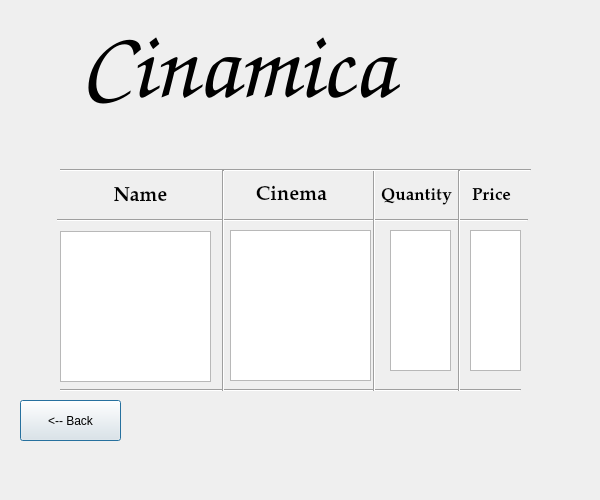
<?xml version="1.0" encoding="UTF-8"?>
<ui version="4.0">
 <class>SearchNameForms</class>
 <widget class="QDialog" name="SearchNameForms">
  <property name="geometry">
   <rect>
    <x>0</x>
    <y>0</y>
    <width>600</width>
    <height>500</height>
   </rect>
  </property>
  <property name="windowTitle">
   <string>Dialog</string>
  </property>
  <widget class="Line" name="line_7">
   <property name="geometry">
    <rect>
     <x>60</x>
     <y>375</y>
     <width>461</width>
     <height>31</height>
    </rect>
   </property>
   <property name="orientation">
    <enum>Qt::Horizontal</enum>
   </property>
  </widget>
  <widget class="QLabel" name="label_2">
   <property name="geometry">
    <rect>
     <x>70</x>
     <y>181</y>
     <width>141</width>
     <height>31</height>
    </rect>
   </property>
   <property name="font">
    <font>
     <family>URW Palladio L</family>
     <pointsize>15</pointsize>
     <weight>75</weight>
     <bold>true</bold>
    </font>
   </property>
   <property name="text">
    <string>Name</string>
   </property>
   <property name="alignment">
    <set>Qt::AlignCenter</set>
   </property>
  </widget>
  <widget class="Line" name="line_5">
   <property name="geometry">
    <rect>
     <x>57</x>
     <y>210</y>
     <width>471</width>
     <height>20</height>
    </rect>
   </property>
   <property name="orientation">
    <enum>Qt::Horizontal</enum>
   </property>
  </widget>
  <widget class="QLabel" name="label_3">
   <property name="geometry">
    <rect>
     <x>236</x>
     <y>180</y>
     <width>111</width>
     <height>31</height>
    </rect>
   </property>
   <property name="font">
    <font>
     <family>URW Palladio L</family>
     <pointsize>15</pointsize>
     <weight>75</weight>
     <bold>true</bold>
    </font>
   </property>
   <property name="text">
    <string>Cinema</string>
   </property>
   <property name="alignment">
    <set>Qt::AlignCenter</set>
   </property>
  </widget>
  <widget class="QListWidget" name="NameLs">
   <property name="geometry">
    <rect>
     <x>60</x>
     <y>231</y>
     <width>151</width>
     <height>151</height>
    </rect>
   </property>
  </widget>
  <widget class="Line" name="line_2">
   <property name="geometry">
    <rect>
     <x>329</x>
     <y>170</y>
     <width>91</width>
     <height>221</height>
    </rect>
   </property>
   <property name="orientation">
    <enum>Qt::Vertical</enum>
   </property>
  </widget>
  <widget class="Line" name="line_4">
   <property name="geometry">
    <rect>
     <x>60</x>
     <y>150</y>
     <width>471</width>
     <height>41</height>
    </rect>
   </property>
   <property name="orientation">
    <enum>Qt::Horizontal</enum>
   </property>
  </widget>
  <widget class="QListWidget" name="PriceLs">
   <property name="geometry">
    <rect>
     <x>470</x>
     <y>230</y>
     <width>51</width>
     <height>141</height>
    </rect>
   </property>
  </widget>
  <widget class="QLabel" name="label_4">
   <property name="geometry">
    <rect>
     <x>376</x>
     <y>180</y>
     <width>81</width>
     <height>31</height>
    </rect>
   </property>
   <property name="font">
    <font>
     <family>URW Palladio L</family>
     <pointsize>13</pointsize>
     <weight>75</weight>
     <bold>true</bold>
    </font>
   </property>
   <property name="text">
    <string>Quantity</string>
   </property>
   <property name="alignment">
    <set>Qt::AlignCenter</set>
   </property>
  </widget>
  <widget class="QListWidget" name="CinemaLs">
   <property name="geometry">
    <rect>
     <x>230</x>
     <y>230</y>
     <width>141</width>
     <height>151</height>
    </rect>
   </property>
  </widget>
  <widget class="Line" name="line">
   <property name="geometry">
    <rect>
     <x>183</x>
     <y>170</y>
     <width>81</width>
     <height>221</height>
    </rect>
   </property>
   <property name="orientation">
    <enum>Qt::Vertical</enum>
   </property>
  </widget>
  <widget class="Line" name="line_3">
   <property name="geometry">
    <rect>
     <x>419</x>
     <y>170</y>
     <width>81</width>
     <height>221</height>
    </rect>
   </property>
   <property name="orientation">
    <enum>Qt::Vertical</enum>
   </property>
  </widget>
  <widget class="QLabel" name="label_5">
   <property name="geometry">
    <rect>
     <x>466</x>
     <y>180</y>
     <width>51</width>
     <height>31</height>
    </rect>
   </property>
   <property name="font">
    <font>
     <family>URW Palladio L</family>
     <pointsize>13</pointsize>
     <weight>75</weight>
     <bold>true</bold>
    </font>
   </property>
   <property name="text">
    <string>Price</string>
   </property>
   <property name="alignment">
    <set>Qt::AlignCenter</set>
   </property>
  </widget>
  <widget class="QListWidget" name="QuanLs">
   <property name="geometry">
    <rect>
     <x>390</x>
     <y>230</y>
     <width>61</width>
     <height>141</height>
    </rect>
   </property>
  </widget>
  <widget class="QPushButton" name="pushButton">
   <property name="geometry">
    <rect>
     <x>20</x>
     <y>400</y>
     <width>101</width>
     <height>41</height>
    </rect>
   </property>
   <property name="text">
    <string>&lt;-- Back</string>
   </property>
  </widget>
  <widget class="QLabel" name="label_6">
   <property name="geometry">
    <rect>
     <x>80</x>
     <y>10</y>
     <width>421</width>
     <height>111</height>
    </rect>
   </property>
   <property name="font">
    <font>
     <family>Comic Sans MS</family>
     <pointsize>72</pointsize>
     <weight>75</weight>
     <italic>true</italic>
     <bold>true</bold>
    </font>
   </property>
   <property name="text">
    <string>Cinamica</string>
   </property>
  </widget>
 </widget>
 <resources/>
 <connections/>
</ui>
